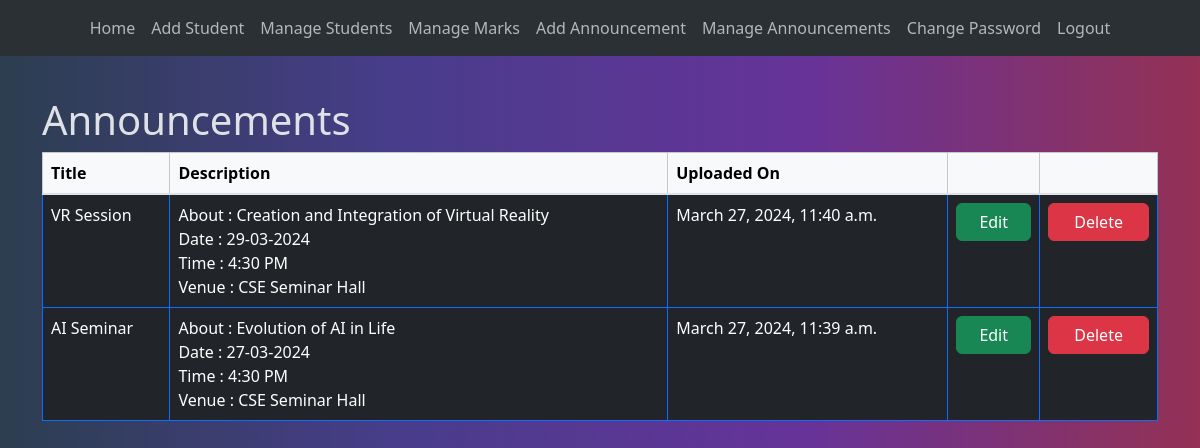
/mainApp/adminHome/manageAnnouncements (signed in), run on an earlier commit of the app's database.
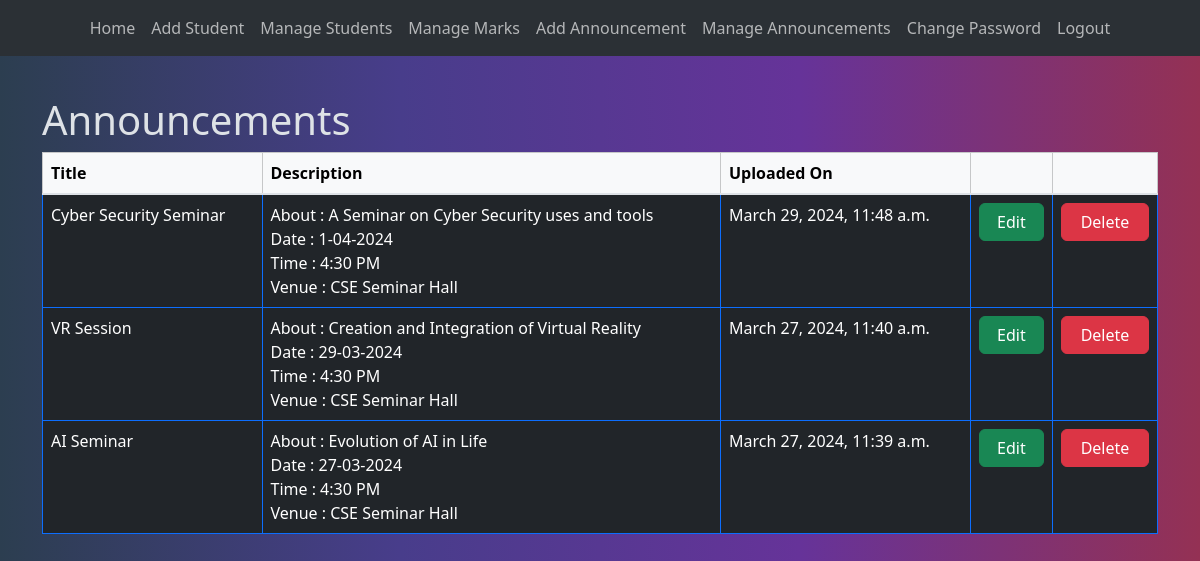
And on a later commit of the database.
### mainApp/models.py (models this page shows)
class Announcements(models.Model):
    id=models.AutoField(primary_key=True)
    title = models.CharField(max_length=100)
    description = models.TextField()
    date = models.DateTimeField()
    class Meta:
        ordering = ['-date']

### mainApp/views.py (the view)
# urls.py: path('adminHome/manageAnnouncements',views.manageAnnouncements,name='manageAnnouncements'),
def manageAnnouncements(request):
    if request.session.has_key('adminEmail'):
        announcements = Announcements.objects.all()
        return render(request, 'mainApp/manageAnnouncements.html',{'announcements':announcements})
    else:
        return redirect('login')

### templates/mainApp/manageAnnouncements.html
{% extends "mainApp/base.html" %} {% block content %}
<h1>Announcements</h1>
<div class="table-responsive">
    <table class="table table-bordered border-primary">
        <thead class="table-light">
            <tr>
                <th>Title</th>
                <th>Description</th>
                <th>Uploaded On</th>
                <th></th>
                <th></th>
            </tr>
        </thead>
        <tbody class="table-group-divider">
            {% for a in announcements %}
            <tr>
                <td>{{a.title}}</td>
                <td>
                    <span style="white-space: pre">{{a.description}}</span>
                </td>
                <td>{{a.date}}</td>
                <td>
                    <center>
                        <a
                            class="btn btn-success w-100 h-100"
                            href="manageAnnouncements/update/{{a.id}}"
                        >
                            Edit
                        </a>
                    </center>
                </td>
                <td>
                    <center>
                        <a
                            class="btn btn-danger w-100 h-100"
                            href="manageAnnouncements/delete/{{a.id}}"
                        >
                            Delete
                        </a>
                    </center>
                </td>
            </tr>
            {% endfor %}
        </tbody>
    </table>
</div>
{% endblock %}

What changed in the data, as far as the page shows it:
added Announcements: title "Cyber Security Seminar", description "About : A Seminar on Cyber Security uses and tools Date : 1-04-2024 Time : 4:30 PM Venue : CSE Seminar Hall", date "March 29, 2024, 11:48 a.m."
